Frame 1 (no input): blank canvas, image omitted
Frame 60 (no input): blank canvas, image omitted
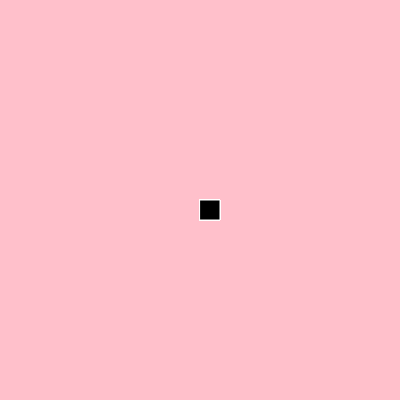
Frame 120 (the mouse pressed at the canvas centre since frame 60)

The p5.js sketch whose frames 1 and 60 were blank and that drew this single picture after the mouse press (run headless with seeded random() and noise() and a simulated clock; from frame 60 on, the mouse is pressed at the canvas centre):

// p5.js sketch
// ── sketch.js
function setup() {
    createCanvas(400, 400);
    background("pink");
  }
  
  function draw() {
    
    stroke("white");
    fill("black");
    
    if(mouseIsPressed) {
    rect(mouseX,mouseY,20,20);
   }
  }
